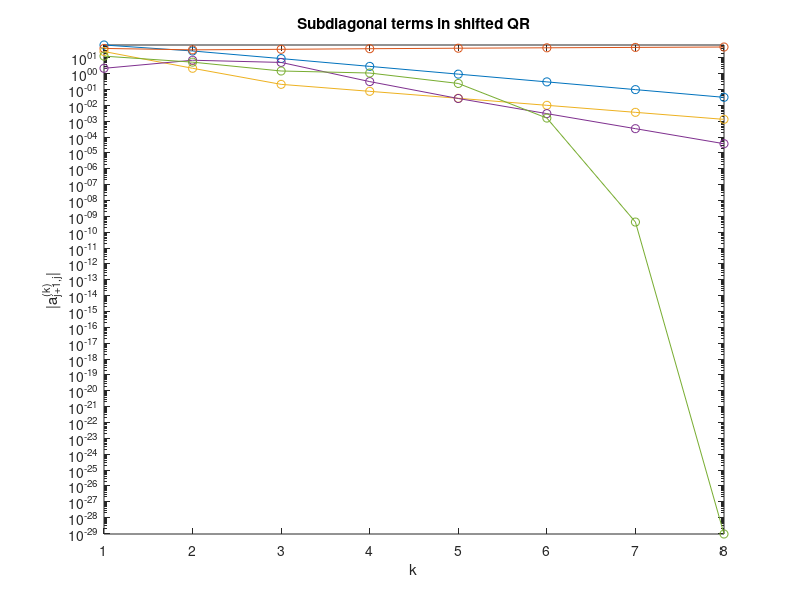

MATLAB code for this plot:

A = magic(6)

A = hess(A+A');
lambda = eig(A);
[~,idx] = sort(abs(lambda));
lambda = lambda(idx)

Q = eye(6);
subdiag = [];
for k = 1:30
    Z = A*Q;
    [Q,R] = qr(Z);  % Q converges to eigenvectors
    D = Q'*A*Q;     % D converges to diagonal
    subdiag = [subdiag; diag(D,-1)'];
end
semilogy(abs(subdiag),'-o')
axis tight
title('Subdiagonal terms in SI')
xlabel('k'), ylabel('|a^{(k)}_{j+1,j}|')

D = A;
subdiag = [];
for k = 1:30
    [Q,R] = qr(D);
    D = R*Q;
    subdiag = [subdiag; diag(D,-1)'];
end
semilogy(abs(subdiag),'-o')
axis tight
title('Subdiagonal terms in QR')
xlabel('k'), ylabel('|a^{(k)}_{j+1,j}|')

D

D = A;  m = length(A);
subdiag = [];
for k = 1:8
    mu = D(m,m);
    [Q,R] = qr(D - mu*eye(m));
    D = R*Q + mu*eye(m);
    subdiag = [subdiag; diag(D,-1)'];
end
semilogy(abs(subdiag),'-o')
axis tight
title('Subdiagonal terms in shifted QR')
xlabel('k'), ylabel('|a^{(k)}_{j+1,j}|')

format short e
D

D = D(1:m-1,1:m-1);  m = m-1;
mu = D(m,m);
[Q,R] = qr(D - mu*eye(m));
D = R*Q + mu*eye(m)
